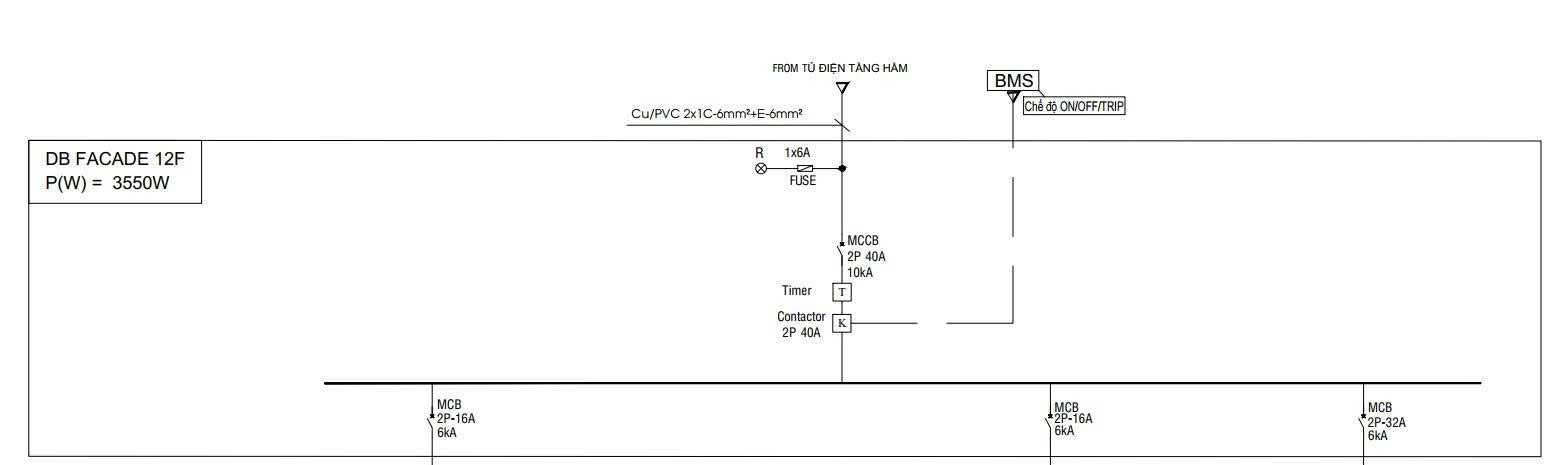
#> input picture storage/projects/23/IMG_20260911_025142.jpg, 1560 x 465 px
$ python -i image_enhancer.py   (imports and definitions only)
#> lines starting #> are read from the running program, lines starting #| are printed output that depends on the picture; after the words box and inside, x2 and y2 are one past the last pixel; in counts of white or black regions, pixels touching at a corner belong together
import cv2
import numpy as np
from skimage.filters import threshold_sauvola
from pathlib import Path

class ImageEnhancerService:
    @staticmethod
    def enhance(image_path: str) -> str:
        """Tiền xử lý ảnh: deskew -> bilateral filter -> CLAHE -> Sauvola."""
        img = cv2.imread(image_path, cv2.IMREAD_GRAYSCALE)
#> img: shape (465, 1560); min 0, max 255, mean 250.3
        if img is None:
            raise ValueError("Không thể đọc ảnh")

        img = ImageEnhancerService.deskew(img)
        img = cv2.bilateralFilter(img, 9, 75, 75)
        img = ImageEnhancerService.apply_clahe(img)
        img = ImageEnhancerService.apply_sauvola(img)

        path_obj = Path(image_path)
        out_path = path_obj.parent / f"enhanced_{path_obj.name}"
        cv2.imwrite(str(out_path), img)
        return str(out_path)

    @staticmethod
    def deskew(image: np.ndarray) -> np.ndarray:
        """Phát hiện độ nghiêng và xoay ảnh (Deskew)."""
        coords = np.column_stack(np.where(image > 0))
#> coords = 724271 pairs, first value 0 to 464, second value 0 to 1559
        if len(coords) == 0:
            return image
        angle = cv2.minAreaRect(coords)[-1]
#> angle = -90
        if angle < -45:
            angle = -(90 + angle)
#> angle = 0
        else:
            angle = -angle

        (h, w) = image.shape[:2]
#> h = 465; w = 1560
        center = (w // 2, h // 2)
#> center = (780, 232)
        M = cv2.getRotationMatrix2D(center, angle, 1.0)
#> M = [[1, 0, 0], [0, 1, 0]]
        rotated = cv2.warpAffine(image, M, (w, h), flags=cv2.INTER_CUBIC, borderMode=cv2.BORDER_REPLICATE)
        return rotated

    @staticmethod
    def apply_clahe(image: np.ndarray) -> np.ndarray:
        """Tăng cường độ tương phản cục bộ."""
        clahe = cv2.createCLAHE(clipLimit=2.0, tileGridSize=(8, 8))
        return clahe.apply(image)

    @staticmethod
    def apply_sauvola(image: np.ndarray) -> np.ndarray:
        """Nhị phân hóa ảnh bằng Sauvola."""
        window_size = 25
        thresh_sauvola = threshold_sauvola(image, window_size=window_size)
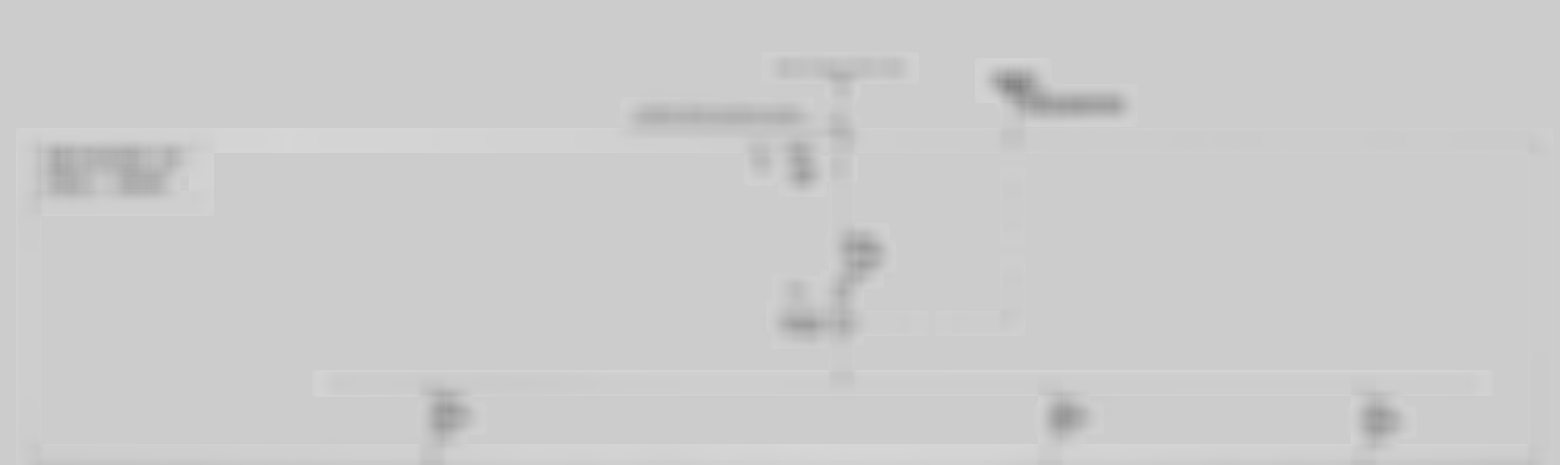
#> thresh_sauvola: shape (465, 1560) float64; min 132.1, max 214.8, mean 203.5
        binary_sauvola = image > thresh_sauvola
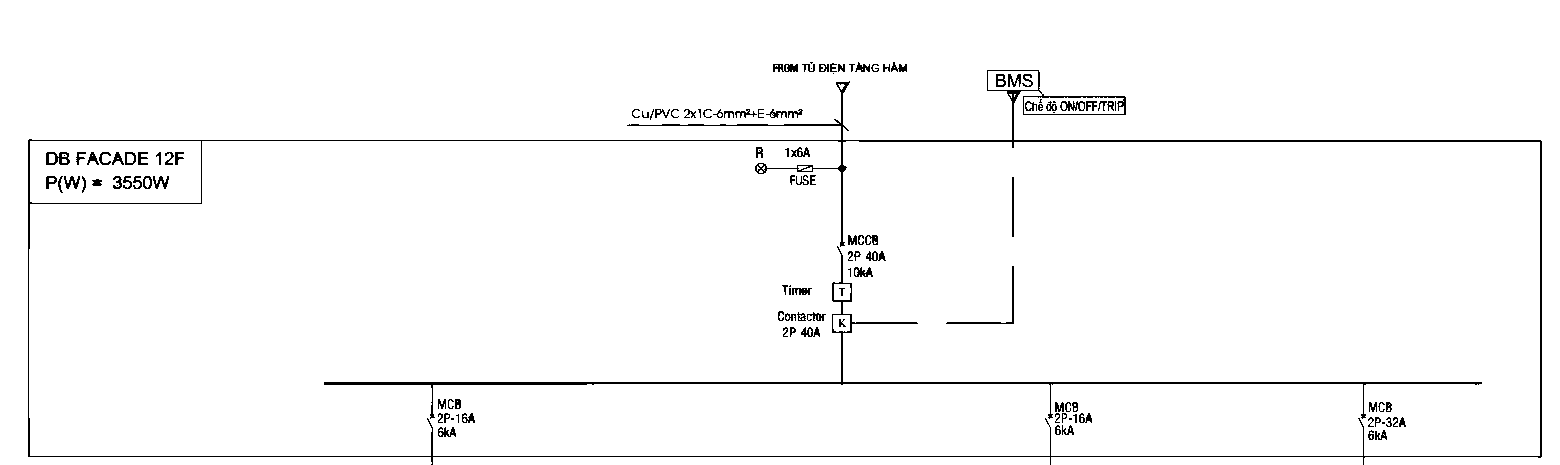
#> binary_sauvola: shape (465, 1560) bool; 97.8% white; black in thin lines or dots, all inside (x1, y1, x2, y2) = (28, 62, 1542, 465)
        return (binary_sauvola * 255).astype(np.uint8)

>>> result = ImageEnhancerService().enhance('../../../storage/projects/23/IMG_20260911_025142.jpg')
